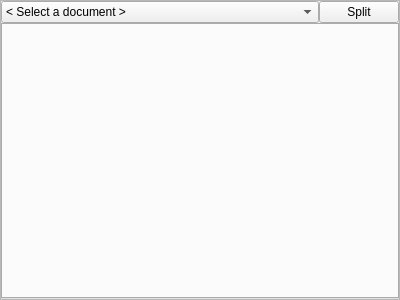
<?xml version="1.0" encoding="UTF-8"?>
<ui version="4.0">
 <class>TabWidgetFrame</class>
 <widget class="QFrame" name="TabWidgetFrame">
  <property name="geometry">
   <rect>
    <x>0</x>
    <y>0</y>
    <width>400</width>
    <height>300</height>
   </rect>
  </property>
  <property name="windowTitle">
   <string>Frame</string>
  </property>
  <property name="frameShape">
   <enum>QFrame::StyledPanel</enum>
  </property>
  <property name="frameShadow">
   <enum>QFrame::Raised</enum>
  </property>
  <layout class="QGridLayout" name="gridLayout">
   <property name="leftMargin">
    <number>0</number>
   </property>
   <property name="topMargin">
    <number>0</number>
   </property>
   <property name="rightMargin">
    <number>0</number>
   </property>
   <property name="bottomMargin">
    <number>0</number>
   </property>
   <property name="spacing">
    <number>0</number>
   </property>
   <item row="0" column="1">
    <widget class="QPushButton" name="splitButton">
     <property name="sizePolicy">
      <sizepolicy hsizetype="Fixed" vsizetype="Fixed">
       <horstretch>0</horstretch>
       <verstretch>0</verstretch>
      </sizepolicy>
     </property>
     <property name="text">
      <string>Split</string>
     </property>
    </widget>
   </item>
   <item row="1" column="0" colspan="2">
    <widget class="TabWidget" name="tabWidget">
     <property name="tabShape">
      <enum>QTabWidget::Triangular</enum>
     </property>
    </widget>
   </item>
   <item row="0" column="0">
    <widget class="ComboBox" name="comboBox">
     <property name="sizePolicy">
      <sizepolicy hsizetype="Expanding" vsizetype="Fixed">
       <horstretch>0</horstretch>
       <verstretch>0</verstretch>
      </sizepolicy>
     </property>
     <property name="styleSheet">
      <string notr="true">QComboBox QAbstractItemView {qproperty-textElideMode: ElideLeft}</string>
     </property>
     <item>
      <property name="text">
       <string>&lt; Select a document &gt;</string>
      </property>
     </item>
    </widget>
   </item>
  </layout>
  <action name="actionSplitHorizontally">
   <property name="text">
    <string>Split horizontally</string>
   </property>
  </action>
  <action name="actionSplitVertically">
   <property name="text">
    <string>Split vertically</string>
   </property>
  </action>
  <action name="actionClose">
   <property name="text">
    <string>Close</string>
   </property>
  </action>
  <action name="actionNewWindow">
   <property name="text">
    <string>NewWindow</string>
   </property>
  </action>
 </widget>
 <customwidgets>
  <customwidget>
   <class>TabWidget</class>
   <extends>QTabWidget</extends>
   <header>tabwidget.hpp</header>
   <container>1</container>
  </customwidget>
  <customwidget>
   <class>ComboBox</class>
   <extends>QComboBox</extends>
   <header>combobox.hpp</header>
  </customwidget>
 </customwidgets>
 <resources/>
 <connections/>
</ui>
